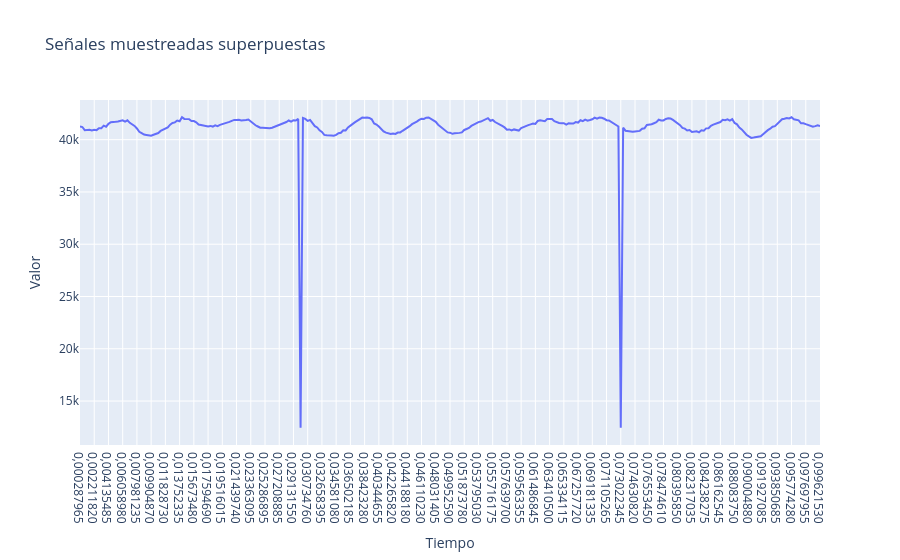

Here is the notebook cell this chart was saved with:
### Code cell
fig = go.Figure()


# Agregamos cada señal como un trazo
fig.add_trace(go.Scatter(x = resultados_tiempos[0], y=new_arr0, mode='lines', name='Señal 0'))

# Opciones de layout
fig.update_layout(
    title='Señales muestreadas superpuestas',
    xaxis_title='Tiempo',
    yaxis_title='Valor',
    hovermode='x unified'
)

fig.show()

### Figure 1 — Plotly figure (JSON) as saved in the notebook; plotly's stock layout.template omitted (floating-point values rounded to 4 significant figures; data arrays with more than 128 entries replaced by an {"elided": "..."} marker saying what was removed)
{"data": [{"mode": "lines", "name": "Señal 0", "type": "scatter", "x": {"elided": "313 str values"}, "y": {"elided": "313 int values"}}], "layout": {"hovermode": "x unified", "title": {"text": "Señales muestreadas superpuestas"}, "xaxis": {"title": {"text": "Tiempo"}}, "yaxis": {"title": {"text": "Valor"}}}}
